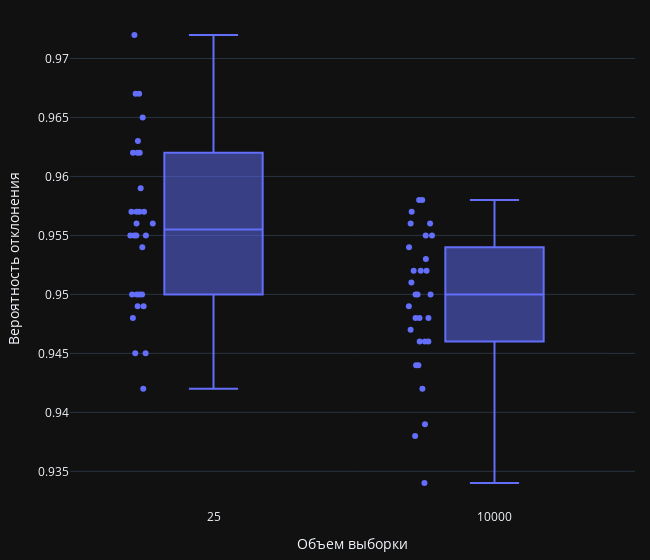

The notebook cell this image was saved under:
### Code cell
fig = px.box(box_uniform.melt(), x='variable', y='value',
       labels={
           'variable': 'Объем выборки',
           'value': 'Вероятность отклонения'
       },
       points='all',
       template=theme,
       width=650)
fig.update_layout(margin=dict(l=70, r=15, b=10, t=10), 
                  boxgap=0.5)
fig.show()

### Figure 1 — Plotly figure (JSON) as saved in the notebook; plotly's stock layout.template omitted (floating-point values rounded to 4 significant figures)
{"data": [{"alignmentgroup": "True", "boxpoints": "all", "hovertemplate": "Объем выборки=%{x}<br>Вероятность отклонения=%{y}<extra></extra>", "legendgroup": "", "marker": {"color": "#636efa"}, "name": "", "notched": false, "offsetgroup": "", "orientation": "v", "showlegend": false, "type": "box", "x": ["25", "25", "25", "25", "25", "25", "25", "25", "25", "25", "25", "25", "25", "25", "25", "25", "25", "25", "25", "25", "25", "25", "25", "25", "25", "25", "25", "25", "25", "25", "10000", "10000", "10000", "10000", "10000", "10000", "10000", "10000", "10000", "10000", "10000", "10000", "10000", "10000", "10000", "10000", "10000", "10000", "10000", "10000", "10000", "10000", "10000", "10000", "10000", "10000", "10000", "10000", "10000", "10000"], "x0": " ", "xaxis": "x", "y": [0.956, 0.955, 0.957, 0.959, 0.95, 0.962, 0.955, 0.955, 0.957, 0.972, 0.954, 0.949, 0.962, 0.956, 0.957, 0.962, 0.945, 0.95, 0.967, 0.95, 0.945, 0.963, 0.957, 0.95, 0.967, 0.965, 0.948, 0.949, 0.955, 0.942, 0.934, 0.938, 0.95, 0.942, 0.954, 0.946, 0.946, 0.958, 0.939, 0.952, 0.944, 0.957, 0.95, 0.955, 0.946, 0.948, 0.952, 0.956, 0.958, 0.948, 0.955, 0.947, 0.951, 0.953, 0.952, 0.956, 0.944, 0.95, 0.948, 0.949], "y0": " ", "yaxis": "y"}], "layout": {"boxgap": 0.5, "boxmode": "group", "legend": {"tracegroupgap": 0}, "margin": {"b": 10, "l": 70, "r": 15, "t": 10}, "width": 650, "xaxis": {"anchor": "y", "domain": [0, 1], "title": {"text": "Объем выборки"}}, "yaxis": {"anchor": "x", "domain": [0, 1], "title": {"text": "Вероятность отклонения"}}}}
